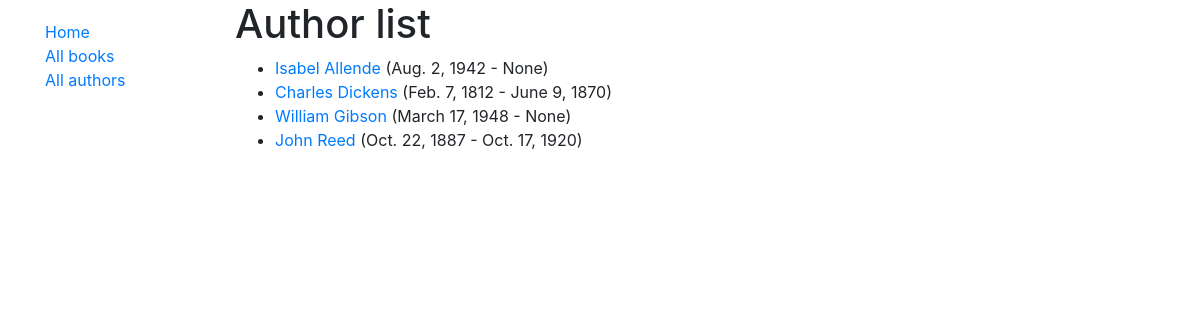
Screenshot of /catalog/authors/ with the database file from the repository.
### catalog/models.py (models this page shows, shortened)
class Author(models.Model):
    first_name = models.CharField(max_length=100)
    last_name = models.CharField(max_length=100)
    date_of_birth = models.DateField(null=True, blank=True)
    date_of_death = models.DateField('Data of Death', null=True, blank=True)
    class Meta:
        ordering = ['last_name', 'first_name']

### catalog/views.py (the view)
# urls.py: path('authors/', views.AuthorListView.as_view(), name='authors')
class AuthorListView(generic.ListView):
    model = Author

### catalog/templates/catalog/author_list.html
{% extends "base_generic.html" %}
{% block content %}
  <h1>Author list</h1>
  {% if author_list %}
  <ul>
    {% for author in author_list %}
      <li>
        <a href="">{{ author.first_name }} {{ author.last_name }}</a> ({{ author.date_of_birth }} - {{ author.date_of_death }})
      </li>
    {% endfor %}
  </ul>
  {% else %}
    <p>There are no authors in the catalog.</p>
  {% endif %}
{% endblock %}

### catalog/templates/base_generic.html (shortened to what this page needs)
<!doctype html>
<html lang="en">
  <head>
    <link rel="stylesheet" href="https://stackpath.bootstrapcdn.com/bootstrap/4.3.1/css/bootstrap.min.css">
    {% load static %}
    <link rel="stylesheet" href="{% static 'css/styles.css' %}">
  </head>
  <body>
    <section class="container">
      <div class="row">
        <div class="col-sm-2">
        {% block sidebar %}
          <ul class="sidebar-nav">
            <li><a href="{% url 'index' %}">Home</a></li>
            <li><a href="{% url 'books' %}">All books</a></li>
            <li><a href="{% url 'authors' %}">All authors</a></li>
          </ul>
        {% endblock %}
        </div>
        <div class="col-sm-10">{% block content %}{% endblock %}</div>
      </div>
    </section>
  </body>
</html>

### catalog/static/css/styles.css (style rules this page uses)
.sidebar-nav { margin-top: 20px; padding: 0; list-style: none; }

### rows the page displays
Author: first_name "Isabel", last_name "Allende", date_of_birth "Aug. 2, 1942", date_of_death "None"
Author: first_name "Charles", last_name "Dickens", date_of_birth "Feb. 7, 1812", date_of_death "June 9, 1870"
Author: first_name "William", last_name "Gibson", date_of_birth "March 17, 1948", date_of_death "None"
Author: first_name "John", last_name "Reed", date_of_birth "Oct. 22, 1887", date_of_death "Oct. 17, 1920"
